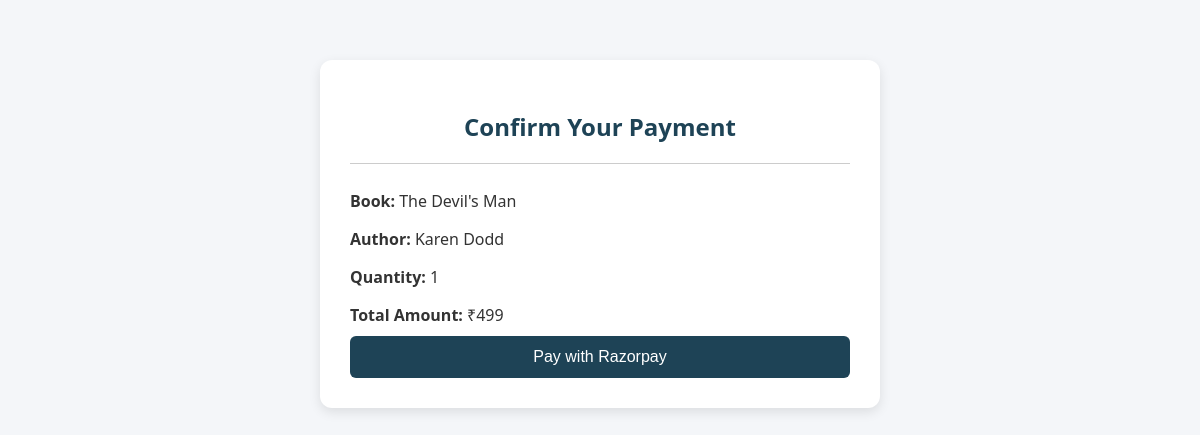
/payment.php?book_id=1, run on the app's committed database.
### tables this page shows
CREATE TABLE `books` (
  `book_id` int(10) NOT NULL,
  `title` varchar(250) NOT NULL,
  `author` varchar(250) NOT NULL,
  `price` decimal(10,2) NOT NULL,
  `quantity` int(11) NOT NULL,
  `description` varchar(255) NOT NULL,
  `category_id` int(11) NOT NULL,
  `publisher` varchar(250) DEFAULT NULL,
  `publication_date` date DEFAULT NULL,
  `cover_page_path` varchar(250) NOT NULL,
  `created_at` timestamp NOT NULL DEFAULT current_timestamp()
);

### payment.php (the view, shortened to what this page needs)
<?php
include("db.php");
$book_id = $_POST['book_id'] ?? $_GET['book_id'] ?? 0;
$qty = $_POST['qty'] ?? $_GET['qty'] ?? 1;
$book_id = intval($book_id);
$qty = intval($qty);
$query = mysqli_query($conn, "SELECT * FROM books WHERE book_id = '$book_id'");
$book = mysqli_fetch_assoc($query);
$total = $book['price'] * $qty;
?>
<!DOCTYPE html>
<html>
<head>
</head>
<body>
    <div class="container">
        <h2>Confirm Your Payment</h2>
        <div class="details">
            <p><strong>Book:</strong> <?= htmlspecialchars($book['title']) ?></p>
            <p><strong>Author:</strong> <?= htmlspecialchars($book['author']) ?></p>
            <p><strong>Quantity:</strong> <?= $qty ?></p>
            <p><strong>Total Amount:</strong> ₹<?= $total ?></p>
        </div>
        <form id="razorForm">
            <button type="button" class="btn" id="payBtn">Pay with Razorpay</button>
        </form>
    </div>
</body>
</html>

### payment.php (style rules this page uses)
body { font-family: 'Segoe UI', Tahoma, Geneva, Verdana, sans-serif; background-color: #f4f6f9; margin: 0; padding: 0; }
.container { max-width: 500px; margin: 60px auto; background: #fff; border-radius: 12px; padding: 30px; box-shadow: 0 4px 12px rgba(0,0,0,0.1); }
h2 { color: #1e4356; text-align: center; margin-bottom: 20px; }
p { font-size: 16px; color: #333; margin-bottom: 10px; }
.btn { background-color: #1e4356; color: #fff; border: none; border-radius: 6px; padding: 12px 20px; font-size: 16px; width: 100%; cursor: pointer; transition: background-color 0.3s ease; }
.details { border-top: 1px solid #ccc; margin-top: 20px; padding-top: 10px; }

### data on the page
books: title "The Devil's Man", author "Karen Dodd", price "499"

### other printed values
$qty "1"
